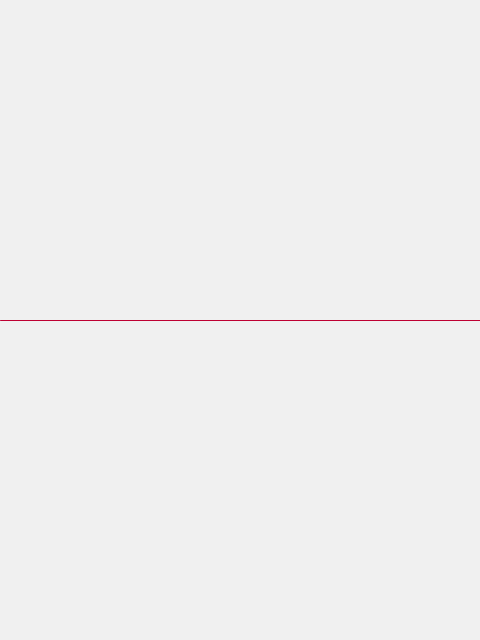
Frame 1 (no input)
Frame 2 (the mouse pressed at the canvas centre, redrawn once): identical to frame 1, image omitted

The Processing sketch that drew this single still picture (run headless with seeded random() and noise(); the mouse was pressed at the canvas centre and the sketch redrawn once):

// Processing sketch: thin_red_line_the
// ── thin_red_line_the.pde
// Manuale di Programmazione Cinematografica
// Daniele Olmisani, 2015

// The thin red line

final color PAPER = color(240, 240, 240);
final color INK = color(190, 0, 50);

void setup() {
  size(480, 640);
  noLoop();
}

void draw() {
  background(PAPER);
  stroke(INK);
  line(0, height/2.0, width, height/2.0);
  
  save("the-thin-red-line.png");
}
  
